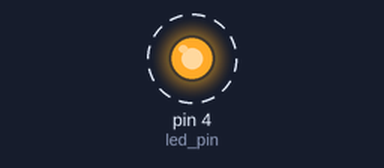
The sketch below on a simulated Arduino Uno, built with avr-gcc and run on an emulated ATmega328P. Shown: output pins drawn as LEDs (lit = HIGH). Dashed ring = blinking. No radio packets arrive unless stated.

Above: at 0.03 s.
Timing chart, 0 to 3.0 s (numbered marks = the images above):
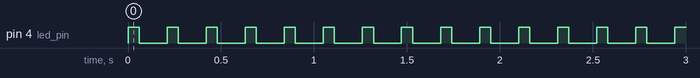

The sketch:

transmitter.ino
```cpp
// (licence header left out)
#include <VirtualWire.h>

const int led_pin = 4;
const int transmit_pin = 3;

void setup()
{
    // Initialise the IO and ISR
    vw_set_tx_pin(transmit_pin);
    pinMode(led_pin, OUTPUT);

    vw_setup(4000);       // Bits per sec
    vw_rx_start();//
    Serial.begin(9600);
}

void loop()
{
  char msg[2] = {'O','N'};

  digitalWrite(led_pin, HIGH); // Flash a light to show transmitting
  vw_send((uint8_t *)msg, 2);
  vw_wait_tx(); // Wait until the whole message is gone
  digitalWrite(led_pin, LOW);
 delay(150);
}
```

Measured:
- by itself, pin 4 (led_pin): alternates HIGH for 0.06 s and LOW for 0.15 s
